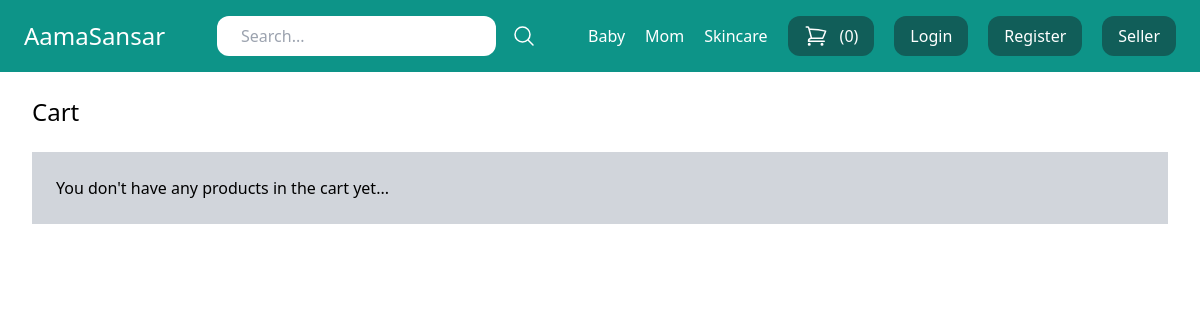
Page /cart/ on the committed database.
### store/models.py (models this page shows, shortened)
class Category(models.Model):
    title = models.CharField(max_length=50)
    slug = models.SlugField(max_length=50)
    class Meta:
        verbose_name_plural = 'Categories'

### store/views.py (the view)
# urls.py: path('cart/', views.cart_view, name='cart_view'),
def cart_view(request):
    cart = Cart(request)
    return render(request, 'store/cart_view.html',{
        'cart' : cart
    })

### store/cart.py (called while the page is built)
    def __len__(self):
        return sum(item['quantity'] for item in self.cart.values())

### store/context_processors.py (called while the page is built)
def cart(request):
    return{'cart': Cart(request)}

### store/templatetags/menu.py (called while the page is built)
@register.inclusion_tag('core/menu.html')
def menu():
    categories = Category.objects.all()
    return{'categories':categories}

### store/templates/store/cart_view.html (shortened to what this page needs)
{% extends 'core/base.html' %}
{% block content %}
<h1 class="mb-6 text-2xl">Cart</h1>
{% if cart|length %}
 {% for item in cart %}
  <div class="px-4 py-4 mb-2 bg-teal-100 flex items-center">
    <div>
      <img src="{{ item.product.get_thumbnail }}" class="w-20">
    </div>
    <div class="pl-6">
       <h2 class="text-2xl">{{ item.product.title }}</h2>
       <p class="text-l text-gray-500">Rs.{{ item.product.price }}</p>
       <div class="mt-4 mb-4">
           <a href="{% url 'change_quantity' item.product.id %}?action=increase" class="p-2 rounded-xl bg-teal-500 text-white">+</a>
             {{ item.quantity }}
            <a href="{% url 'change_quantity' item.product.id %}?action=decrease" class="p-2 rounded-xl bg-teal-500 text-white">-</a>
        </div>
        <a href="{% url 'remove_from_cart' item.product.id %}" class="inline-block">
          <svg xmlns="http://www.w3.org/2000/svg" fill="none" viewBox="0 0 24 24" stroke-width="1.5" stroke="currentColor" class="w-6 h-6">
          <path stroke-linecap="round" stroke-linejoin="round" d="M14.74 9l-.346 9m-4.788 0L9.26 9m9.968-3.21c.342.052.682.107 1.022.166m-1.022-.165L18.16 19.673a2.25 2.25 0 01-2.244 2.077H8.084a2.25 2.25 0 01-2.244-2.077L4.772 5.79m14.456 0a48.108 48.108 0 00-3.478-.397m-12 .562c.34-.059.68-.114 1.022-.165m0 0a48.11 48.11 0 013.478-.397m7.5 0v-.916c0-1.18-.91-2.164-2.09-2.201a51.964 51.964 0 00-3.32 0c-1.18.037-2.09 1.022-2.09 2.201v.916m7.5 0a48.667 48.667 0 00-7.5 0" />
           </svg>
        </a>
      </div>
  </div>
  {% endfor %}
  <hr class="mt-4 mb-4">
    <strong>Total cost: Rs</strong>{{ cart.get_total_cost }}
  <hr class="mt-4 mb-4">
  <a href="{% url 'checkout' %}" class="inline-block px-8 py-4 bg-teal-500 text-white">Checkout</a>
  {% else %}
    <div class="px-6 py-6 bg-gray-300">You don't have any products in the cart yet...</div>
{% endif %}
{% endblock %}

### core/templates/core/menu.html
{% for category in categories %}
<a href="{% url 'category_detail' category.slug %}" class="text-white">{{category.title}}</a>
{% endfor %}

### rows in the picture
Category: title "Baby"
Category: title "Mom"
Category: title "Skincare"

### other values in the picture
{{ cart|length }} "0"
